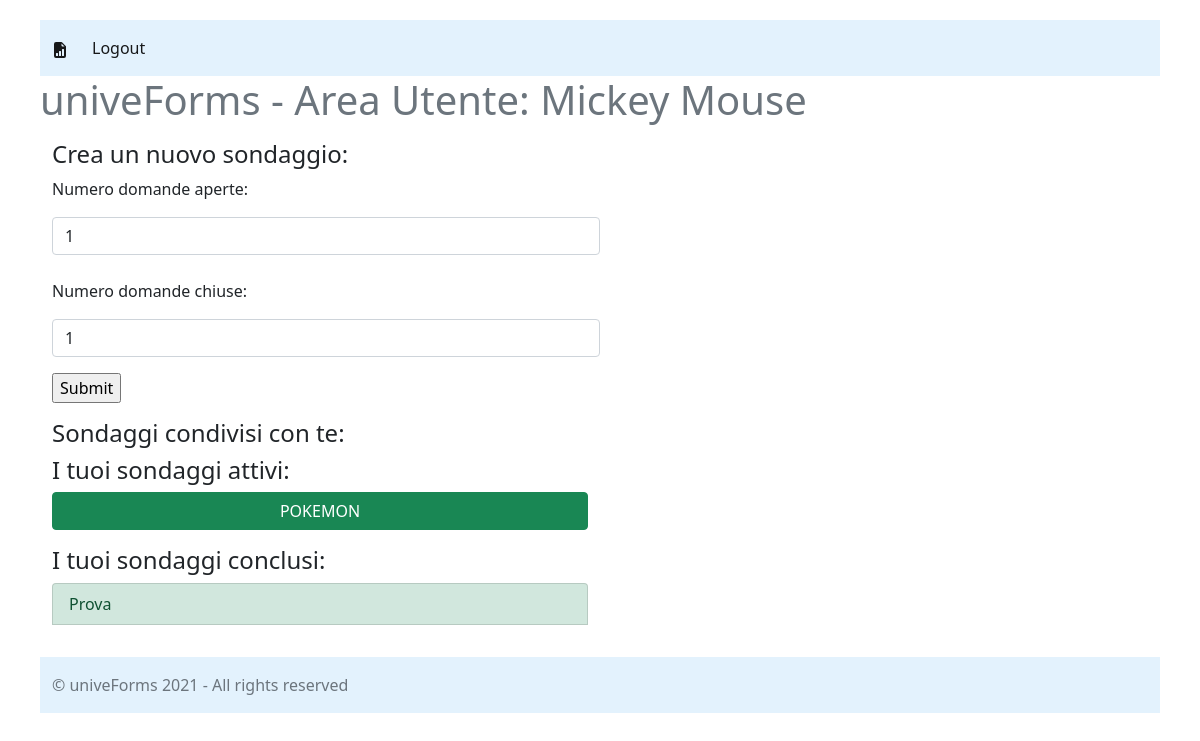
The app's page /private (signed in), older data.
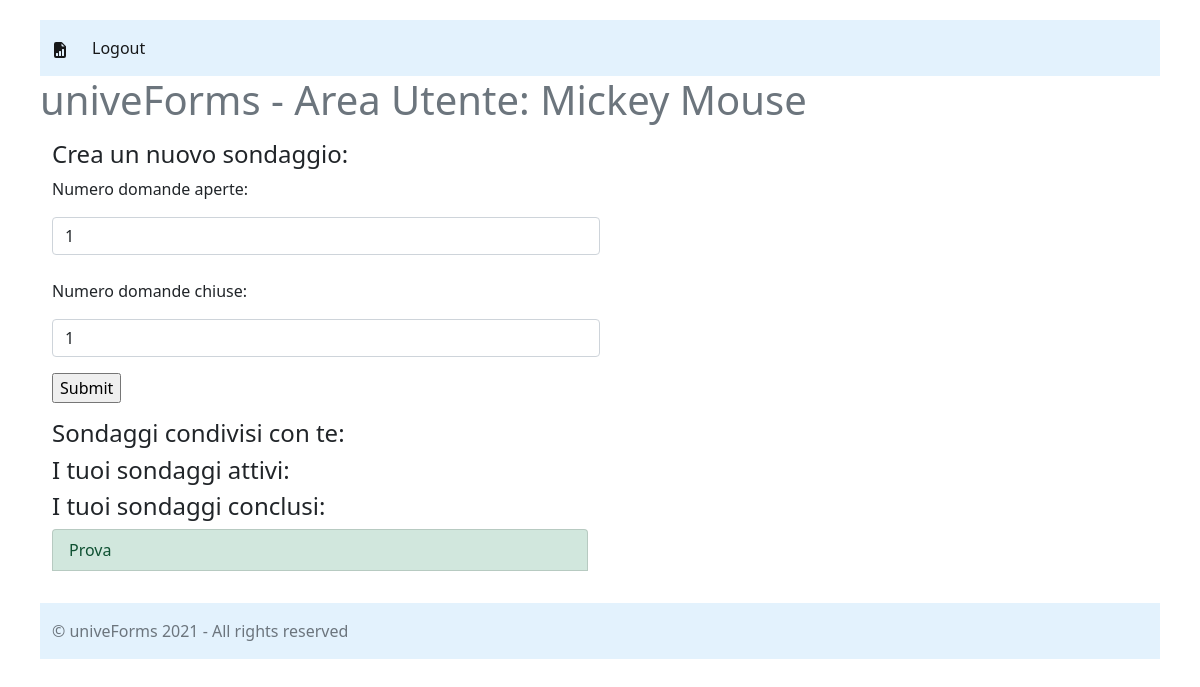
The same page, newer data.
### gendb.py (models this page shows, shortened)
class Survey(Base):
    __tablename__ = 'Surveys'
    id = Column(String, primary_key=True)
    title = Column(String)
    user_id = Column(String, ForeignKey(User.id))
    isactive = Column(Boolean)
    maker = relationship(User, back_populates='published_surveys') #qui viene sfruttata la Foreign Key
    recipients = relationship(User, secondary=recipients_shared_surveys, back_populates='shared_surveys')
    respondents = relationship(User, secondary=users_surveys, back_populates='completed_surveys')

### main.py (the view)
@app.route('/private')
@login_required  # richiede autenticazione
def private():
    Session = sessionmaker(bind=engine)  # creazione della factory
    session = Session()
    active_surveys = session.query(Survey).filter_by(
        user_id=current_user.id).filter_by(isactive=True)
    surveys_concluded = session.query(Survey).filter_by(
        user_id=current_user.id).filter_by(isactive=False)
    shared_surveys = session.query(Survey).filter(
        Survey.recipients.any(id=current_user.id)).all()
    session.commit()
    resp = make_response(render_template('UserPage.html', fullname=current_user.fullname, active_surveys=active_surveys,
                                         surveys_concluded=surveys_concluded, shared_surveys=shared_surveys))
    return resp

### main.py (called while the page is built)
@login_manager.user_loader  # attenzione a questo
def load_user(user_id):
    Session = sessionmaker(bind=engine)  # creazione della factory
    session = Session()
    user = session.query(User).filter_by(id=user_id).first()
    return user

### templates/UserPage.html (shortened to what this page needs)
<!DOCTYPE html>
<html lang="it">
<head>
    <link href="https://cdn.jsdelivr.net/npm/bootstrap@5.1.0/dist/css/bootstrap.min.css" rel="stylesheet"
>
    <link href="../static/sl.css" rel="stylesheet">
</head>
<body>
    <nav class="navbar navbar-expand-lg navbar-light" style="background-color: #e3f2fd;">
        <div class="container-fluid">
            <a class="navbar-brand" href="#">
            </a>
            <div class="collapse navbar-collapse" id="navbarNav">
                <ul class="navbar-nav">
                    <li class="nav-item">
                        <a class="nav-link active" aria-current="page" href="logout">Logout</a>
                    </li>
                </ul>
            </div>
        </div>
    </nav>
    <h1 class="text-muted">univeForms - Area Utente: {{fullname}} </h1>
    <div class="container">
        <div class="jumbotron col-lg-6">
            <h4>Crea un nuovo sondaggio:</h4>
            <form action="newsurvey_page" method='POST'>
                <p>Numero domande aperte:</p>
                <input type="number" name="Num_Open_Q" id="inputName" class="form-control" value="1" required autofocus>
                <br>
                <p>Numero domande chiuse:</p>
                <input type="number" name="Num_Multiple_Q" id="inputName" class="form-control" value="1" required
                    autofocus>
                <input type="submit">
            </form>
        </div>
        <div class="row marketing">
            <div class="col-lg-6">
                <h4>Sondaggi condivisi con te:</h4>
                <h4>I tuoi sondaggi attivi:</h4>
                <div class="list-group">
                    {% for s in  active_surveys %}
                        <a href="/survey_page/{{s.id}}" class="btn btn-success ">{{s.title}}</a>
                    {% endfor %}
                </div>
                <h4>I tuoi sondaggi conclusi:</h4>
                <div class="list-group">
                    {% for s in surveys_concluded %}
                        <a href="/survey_page/{{s.id}}" class="list-group-item list-group-item-action list-group-item-success">{{s.title}}</a>
                    {% endfor %}
                </div>
            </div>
        </div>
    </div>
    <footer class="footer mt-auto py-3" style="background-color: #e3f2fd;">
        <div class="container">
            <span class="text-muted">&copy; univeForms 2021 - All rights reserved</span>
        </div>
    </footer>
</body>
</html>

Row changes from the older to the newer data that the page shows:
no longer on this page (row edited): Survey: title "POKEMON", shown under "I tuoi sondaggi attivi:"
